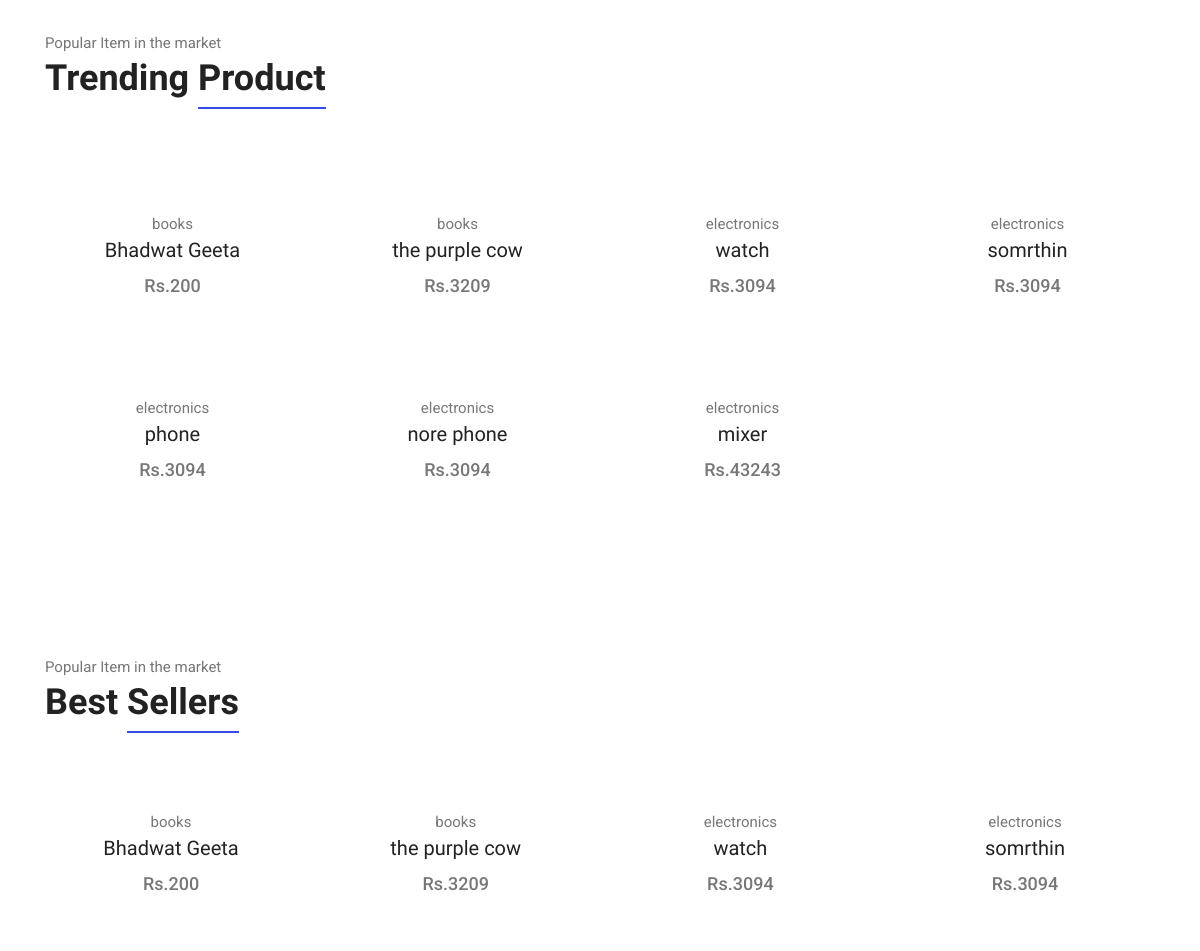
Before: / (middle part) with the older database file.
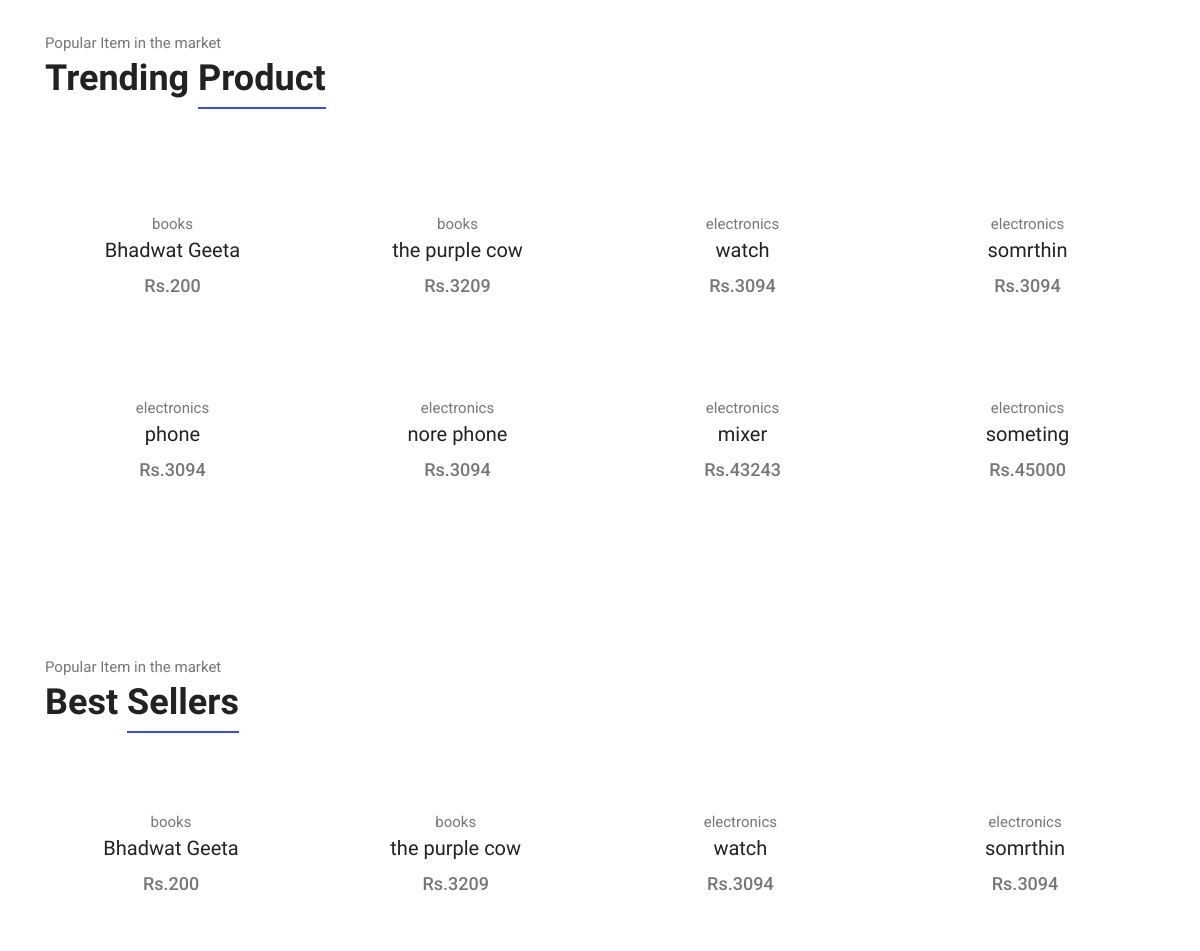
After: the same page with the newer database file.
### home/models.py (models this page shows, shortened)
class Product(models.Model):
    product_id = models.AutoField(primary_key=True)
    product_name = models.CharField(max_length=100)
    category = models.CharField(max_length=100)
    subcategory = models.CharField(max_length=100)
    price = models.CharField(max_length=10)
    img = models.ImageField(upload_to='home/images')
    description = models.TextField()
    date = models.DateField()

### home/views.py (the view)
# urls.py: path('', views.index, name='index'),
def index(request):
    allProds = []
    first3 = Product.objects.all()[0:3]
    first4 = Product.objects.all()[0:4]
    first8 = Product.objects.all()[0:8]
    context = {
        "first3":first3,
        "first8":first8,
        "first4":first4,
    }
    return render(request, 'shop/index.html', context)

### templates/shop/index.html (shortened to what this page needs)
{% extends 'shop/base.html' %}
{% block body %}
{% load static %}
<main class="site-main">
  <section class="section-margin calc-60px">
    <div class="container">
      <div class="section-intro pb-60px">
        <p>Popular Item in the market</p>
        <h2>Trending <span class="section-intro__style">Product</span></h2>
      </div>
      <div class="row">
        {% for item in first8 %}
        <div class="col-md-6 col-lg-4 col-xl-3">
          <div class="card text-center card-product">
            <div class="card-product__img">
            </div>
            <div class="card-body">
              <p>{{item.category}}</p>
              <h4 class="card-product__title"><a href="/{{item.product_id}}" id="namepr{{item.product_id}}">{{item.product_name}}</a></h4>
              <p class="card-product__price"  id="pricepr{{item.product_id}}">Rs.{{item.price}}</p>
            </div>
          </div>
        </div>
        {% endfor %}
      </div>
    </div>
  </section>
  <section class="section-margin calc-60px">
    <div class="container">
      <div class="section-intro pb-60px">
        <p>Popular Item in the market</p>
        <h2>Best <span class="section-intro__style">Sellers</span></h2>
      </div>
      <div class="owl-carousel owl-theme" id="bestSellerCarousel">
        {% for product in first4 %}
        <div class="card text-center card-product">
          <div class="card-body">
            <p>{{product.category}}</p>
            <h4 class="card-product__title"><a href="single-product.html">{{product.product_name}}</a></h4>
            <p class="card-product__price">Rs.{{product.price}}</p>
          </div>
        </div>
        {% endfor %}
      </div>
    </div>
  </section>
</main>
{% endblock body %}

Changed rows visible on the page:
added Product: category "electronics", product_name "someting", price "45000", shown under "Trending Product"
